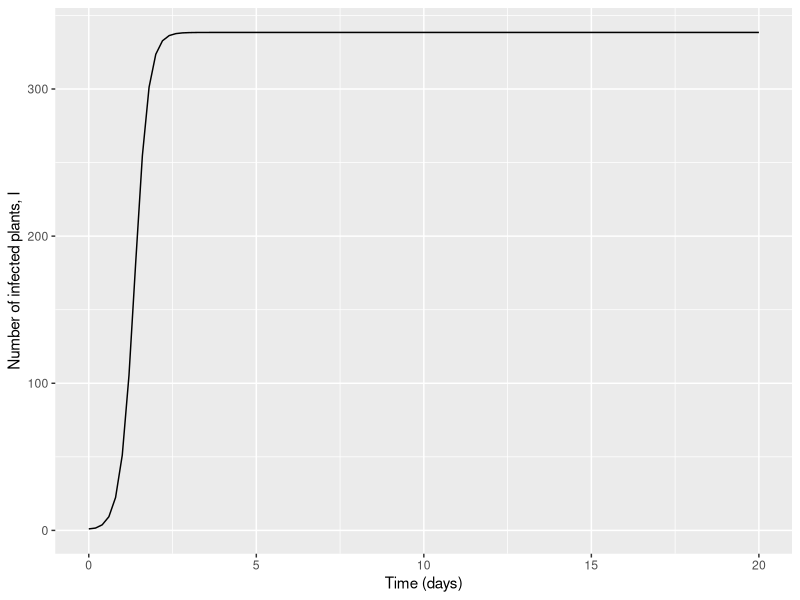
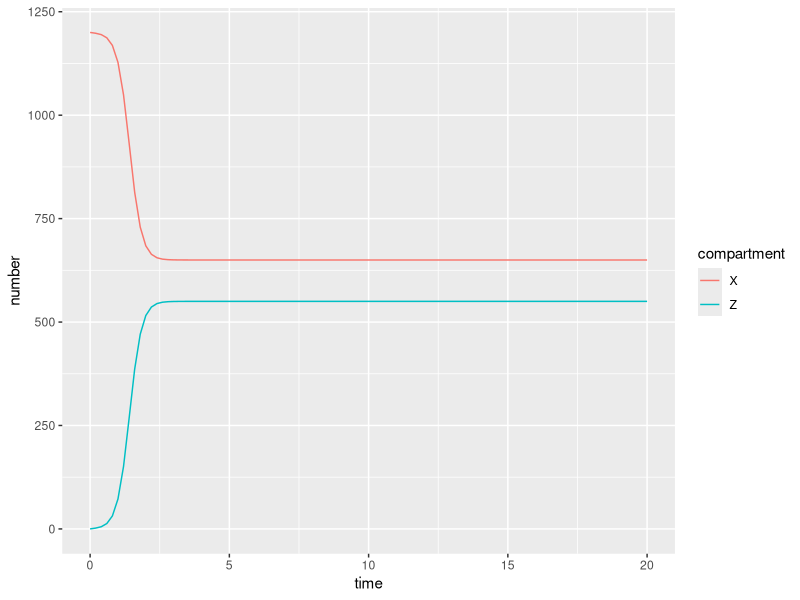

These charts were generated, in order, by the following R code:

#########################################################
##### SIMPLIFICATION OF MODEL BY MADDEN ET AL. 2000 #####
#########################################################

### Simplified version of model by Madden et al. 2000 to make it more comparable to model by Donnelly et al. 2019.
### Constant vector population size: no vector immigration, emigration, birth or death. Plants are represented by 
### an SI rather than an SEIR model, vectors represented by an SI rather than SEI model. Vectors cannot be born 
### infective (as this model represents NPT viruses).

rm(list=ls())

#packages
library(deSolve)
library(reshape2)
library(ggplot2)
library(dplyr)

# TIME FRAME
times <- seq(0, 20, by = 0.2)

# INITIAL STATES
P <- 1200 # total number of vectors
N <- 400 # number of plants
I <- 1 # number of infected plants

init_states <- c(
  I = I, # number of infected plants
  #S = N - I, # number of susceptible plants
  X = P, # number healthy insects
  Z = 0 # number infective insects
)

## DONNELLY (2019) MODEL PARAMETERS - for determination of phi
theta <- 1
w <- 0.2


# PARAMETERS
alpha <- 0.2 # mortality rate
k1 <- 1/0.021
T <- 0.5 # usually 0.5/phi
lamda = 1/0.021
tau <- 1/0.25
b <- 1 #- exp(-k1 * T)
a <- 1 #- exp(-lamda * T)

phi <- sqrt(theta*tau*(1-w)/(w#*a*b
                             )) # plants visited per day by an insect

parms <- c(
  N = N, # number of host plants (equivalent to K in original Madden model)
  P = P, # total number of vectors
  phi = 4, # plants visited per day by insect
  k1 = k1, # inoculation rate by insect (set to NPT virus, equiv to 0.5hr)
  lamda = lamda, # rate of acquisition of virus by vector (set to NPT virus, equiv to 0.5hr)
  alpha = alpha, # vector population mortality rate
  T = T, # # time feeding/probing per plant visit
  c = 0.5,#20/3/2, # natural plant death rate (equivalent to beta in original Madden model)
  d = 0.5,#20/3/2, # plant death due to infection
  v_t = alpha * (init_states[["X"]] + init_states[["Z"]]), # birth rate of vectors per day
  tau = 4, # rate of moving through infectious state in vector (set to NPT virus, equiv to 6hr)
  b = b, # prob of plant inoculation per infective insect visit 
  a = a # probability of vector acquisition of virus from an infected plant per visit
  
)


madden_simple_ode <- function(times, y, par) {
  
  # PLANT EQUATIONS
  
  become_infected <- par[["phi"]] * par[["b"]] * y[["Z"]] * (par[["N"]] - y[["I"]]) / par[["N"]]
  
  natural_death_I <- par[["c"]] * y[["I"]]
  #natural_death_S <- par[["c"]] * y[["S"]]
  virus_induced_death <- par[["d"]] * y[["I"]]
  
  #birth <- par[["c"]] * par[["N"]] + par[["d"]] * y[["I"]]
  
  # state equation
  dI <- become_infected - natural_death_I - virus_induced_death
  #dS <- birth - become_infected - natural_death_S
  
  # VECTOR EQUATIONS
  
  acquisition <- par[["phi"]] * par[["a"]] * y[["I"]] * y[["X"]] / par[["N"]]
  stop_being_infective <- par[["tau"]] * y[["Z"]]
  
  # state equations
  dX <- - acquisition + stop_being_infective
  dZ <- acquisition - stop_being_infective
  
  return(list(c(dI, dX, dZ)))
}

run <- data.frame(ode(y = init_states,
                         times = times,
                         func = madden_simple_ode,
                         parms = parms))

run_long <- reshape2::melt(run, id.vars = "time")
names(run_long) <- c("time", "compartment", "number")

# plot trajectory of infected plants and vector compartments
plant_trajec <- ggplot(data = run_long %>% filter(compartment == "I"), 
                       aes(x = time, y = number)) +
  geom_line() +
  labs(x = "Time (days)", y = "Number of infected plants, I")
plant_trajec

vector_trajec <- ggplot(data = run_long %>% filter(!(compartment == "I")),
                       aes(x = time, y = number, col = compartment)) +
  geom_line()
vector_trajec
